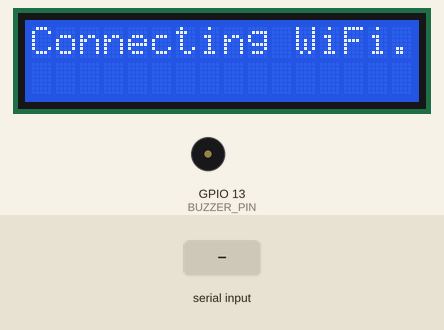
This sketch was run on a simulated ESP32. On the bench: 16×2 character LCD, buzzer (waves = sounding, pin HIGH). Inputs (shaded band) come from the test bench. WiFi joins after 1.5 s; servers stay silent unless stated; web services answer with replies made up by the test bench.

Above: at 0.6 s.
At 1.6 s:
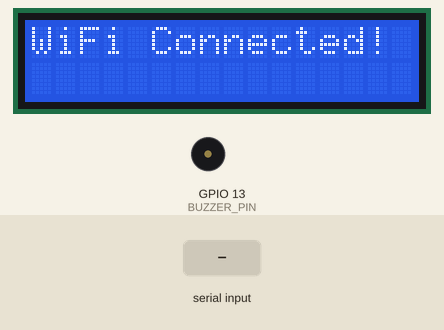
3.9 s: "90,45,200,10\n" received over Serial
At 8.5 s:
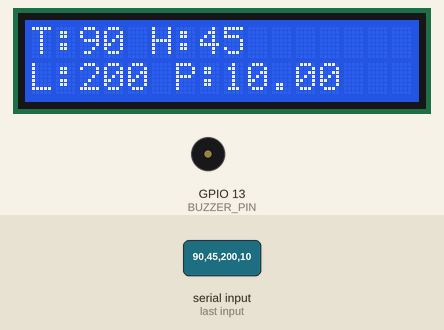
9.6 s: "30,150,10,200\n" received over Serial
At 14.8 s:
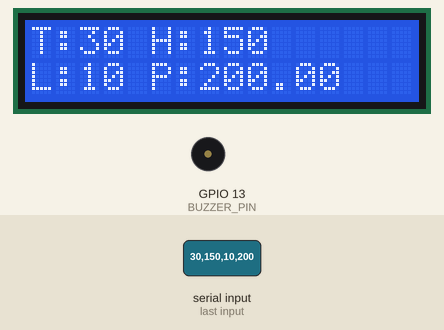
Timing chart, 0 to 16.3 s (numbered marks = the images above; inputs shaded):
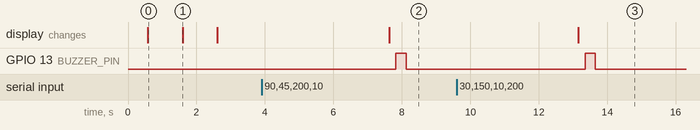

Measured:
- after the input at 3.9 s, GPIO 13 (BUZZER_PIN): LOW → HIGH after 3.9 s, → LOW 0.30 s later; the display: changes after 3.7 s (image 2)
- after the input at 9.6 s, GPIO 13 (BUZZER_PIN): LOW → HIGH after 3.8 s, → LOW 0.30 s later; the display: changes after 3.6 s (image 3)
- what the display in image 0 shows lasts 1.0 s, from 0.6 s to 1.6 s

The sketch:

rx.ino
```cpp
#include <Wire.h>
#include <LiquidCrystal_I2C.h>
#include <WiFi.h>
#include <HTTPClient.h>

// ThingSpeak Settings
String apiKey = "YQGJDQ59M8HJP43B";
const char *server = "http://api.thingspeak.com/update";

// WiFi Settings
const char* ssid = "SRC 24G";
const char* password = "src@internet";

// LCD I2C address (commonly 0x27 or 0x3F)
LiquidCrystal_I2C lcd(0x27, 16, 2);

#define BUZZER_PIN 13 // Buzzer pin

void setup() {
  Serial.begin(9600);      // UART from Arduino
  Serial2.begin(9600);     // Optional: use Serial2 if RX0 is busy

  pinMode(BUZZER_PIN, OUTPUT);
  digitalWrite(BUZZER_PIN, LOW);

  lcd.begin();
  lcd.backlight();
  lcd.print("Connecting WiFi");

  WiFi.begin(ssid, password);
  while (WiFi.status() != WL_CONNECTED) {
    delay(500);
    lcd.print(".");
  }

  lcd.clear();
  lcd.print("WiFi Connected!");
  delay(1000);
  lcd.clear();
}

void loop() {
  if (Serial.available()) {
    String data = Serial.readStringUntil('\n');
    data.trim();

    // Expected format: tval,hval,lval,pval
    int tval, hval, lval;
    float pval;

    int sep1 = data.indexOf(',');
    int sep2 = data.indexOf(',', sep1 + 1);
    int sep3 = data.indexOf(',', sep2 + 1);

    if (sep1 > 0 && sep2 > sep1 && sep3 > sep2) {
      tval = data.substring(0, sep1).toInt();
      hval = data.substring(sep1 + 1, sep2).toInt();
      lval = data.substring(sep2 + 1, sep3).toInt();
      pval = data.substring(sep3 + 1).toFloat();

      // Print to LCD
      lcd.clear();
      lcd.setCursor(0, 0);
      lcd.print("T:" + String(tval) + " H:" + String(hval));
      lcd.setCursor(0, 1);
      lcd.print("L:" + String(lval) + " P:" + String(pval));

      // Send to ThingSpeak
      sendToThingSpeak(tval, hval, lval, pval);

      // Activate buzzer if abnormal
      if (tval > 37 || hval > 80 || pval > 1018) {
        digitalWrite(BUZZER_PIN, HIGH);
        delay(300);
        digitalWrite(BUZZER_PIN, LOW);
      }
    }
  }

  delay(5000);  // match delay with Arduino
}

void sendToThingSpeak(int t, int h, int l, float p) {
  if (WiFi.status() == WL_CONNECTED) {
    HTTPClient http;
    String url = server + String("?api_key=") + apiKey +
                 "&field1=" + String(t) +
                 "&field2=" + String(h) +
                 "&field3=" + String(l) +
                 "&field4=" + String(p);

    http.begin(url);
    int httpCode = http.GET();
    http.end();
  }
}
```
